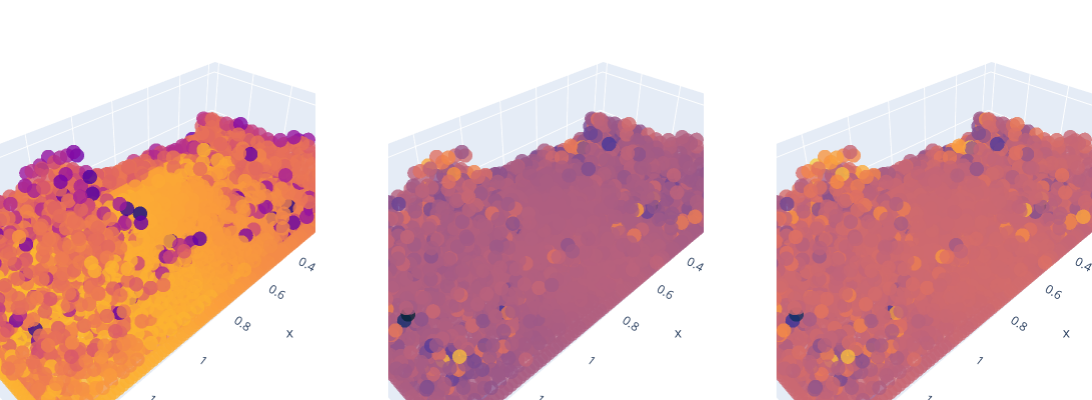

Notebook code for this chart:
### Code cell
from utils.visualization import *
pio.templates.default = "plotly"
for _ in range(1):
    fig = plot_sample_for_tensorboard(model, density_data.dataset['train'])

    # remove legend and make borders smaller
    fig.update_layout(showlegend=False, margin=dict(l=0, r=0, b=0, t=0, pad=0))
    fig.update_layout(width=1250, height=400)
    fig.show()

### Figure 1 — Plotly figure (JSON) as saved in the notebook; plotly's stock layout.template omitted (floating-point values rounded to 4 significant figures; data arrays with more than 128 entries replaced by an {"elided": "..."} marker saying what was removed)
{"data": [{"marker": {"color": {"elided": "3456 float values"}, "colorscale": [[0, "#0d0887"], [0.1111, "#46039f"], [0.2222, "#7201a8"], [0.3333, "#9c179e"], [0.4444, "#bd3786"], [0.5556, "#d8576b"], [0.6667, "#ed7953"], [0.7778, "#fb9f3a"], [0.8889, "#fdca26"], [1, "#f0f921"]], "opacity": 0.8, "size": 5}, "mode": "markers", "name": "Density", "scene": "scene", "type": "scatter3d", "x": {"elided": "3456 float values"}, "y": {"elided": "3456 float values"}, "z": {"elided": "3456 float values"}}, {"marker": {"color": {"elided": "3456 float values"}, "colorscale": [[0, "rgb(3, 35, 51)"], [0.09091, "rgb(13, 48, 100)"], [0.1818, "rgb(53, 50, 155)"], [0.2727, "rgb(93, 62, 153)"], [0.3636, "rgb(126, 77, 143)"], [0.4545, "rgb(158, 89, 135)"], [0.5455, "rgb(193, 100, 121)"], [0.6364, "rgb(225, 113, 97)"], [0.7273, "rgb(246, 139, 69)"], [0.8182, "rgb(251, 173, 60)"], [0.9091, "rgb(246, 211, 70)"], [1, "rgb(231, 250, 90)"]], "opacity": 0.8, "size": 5}, "mode": "markers", "name": "Temporal Density Gra", "scene": "scene2", "type": "scatter3d", "x": {"elided": "3456 float values"}, "y": {"elided": "3456 float values"}, "z": {"elided": "3456 float values"}}, {"marker": {"color": {"elided": "3456 float values"}, "colorscale": [[0, "rgb(3, 35, 51)"], [0.09091, "rgb(13, 48, 100)"], [0.1818, "rgb(53, 50, 155)"], [0.2727, "rgb(93, 62, 153)"], [0.3636, "rgb(126, 77, 143)"], [0.4545, "rgb(158, 89, 135)"], [0.5455, "rgb(193, 100, 121)"], [0.6364, "rgb(225, 113, 97)"], [0.7273, "rgb(246, 139, 69)"], [0.8182, "rgb(251, 173, 60)"], [0.9091, "rgb(246, 211, 70)"], [1, "rgb(231, 250, 90)"]], "opacity": 0.8, "size": 5}, "mode": "markers", "name": "Temporal Predicted G", "scene": "scene3", "type": "scatter3d", "x": {"elided": "3456 float values"}, "y": {"elided": "3456 float values"}, "z": {"elided": "3456 float values"}}], "layout": {"annotations": [{"font": {"size": 16}, "showarrow": false, "text": "Density", "x": 0.1444, "xanchor": "center", "xref": "paper", "y": 1, "yanchor": "bottom", "yref": "paper"}, {"font": {"size": 16}, "showarrow": false, "text": "Temporal Density Gradient", "x": 0.5, "xanchor": "center", "xref": "paper", "y": 1, "yanchor": "bottom", "yref": "paper"}, {"font": {"size": 16}, "showarrow": false, "text": "Temporal Predicted Gradient", "x": 0.8556, "xanchor": "center", "xref": "paper", "y": 1, "yanchor": "bottom", "yref": "paper"}], "height": 400, "margin": {"b": 0, "l": 0, "pad": 0, "r": 0, "t": 0}, "scene": {"domain": {"x": [0, 0.2889], "y": [0, 1]}}, "scene2": {"domain": {"x": [0.3556, 0.6444], "y": [0, 1]}}, "scene3": {"domain": {"x": [0.7111, 1], "y": [0, 1]}}, "showlegend": false, "width": 1250}}
